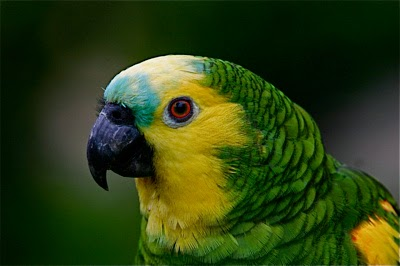
#> input picture papagaio.jpg, 400 x 266 px
$ jupyter execute Exercicio_27.02.2016_01.ipynb   (shell and % lines are left out)
#> lines starting #> are read from the running program, lines starting #| are printed output that depends on the picture
# Expressões Lâmbdas

[cell 1]
def size_each(words):
    return [len(w) for w in words]

[cell 2]
words = ['look', 'so', 'car', 'ice', 'melted']

[cell 3]
size_each(words)

[cell 4]
size_each = lambda words: [len(w) for w in words]

[cell 5]
size_each(words)

[cell 6]
teste = actfunc=lambda x: x

[cell 7]
a = 'arroz'

[cell 8]
teste(a)

[cell 9]
b = [3,4,5]

[cell 10]
teste(b)

# Gráficos

[cell 11]
x = [100,100,400,400]
y = [200,500,200,500]

[cell 12]
import matplotlib.pyplot as plt

[cell 13]
plt.plot(x,y)
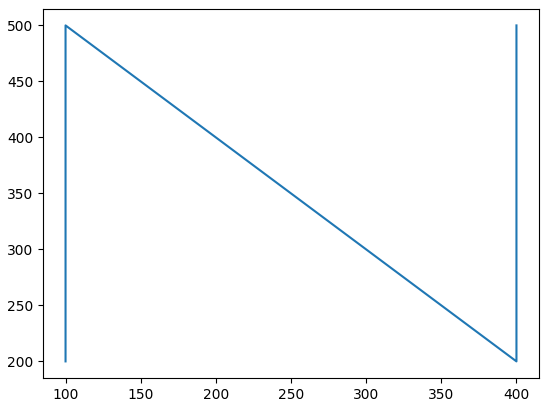
#> figure drawn by matplotlib, 1 panel

# Imagens

[cell 14]
from PIL import Image

[cell 15]
pil_im = Image.open('papagaio.jpg')
#> pil_im is the input picture: PIL image 400x266 RGB; mean R, G, B 45.4, 63, 19

[cell 16]
pil_im

[cell 17]
pil_im = Image.open('papagaio.jpg').convert('L')
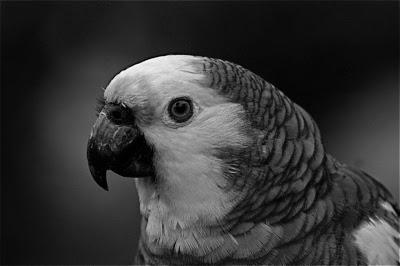
#> pil_im: PIL image 400x266 L; min 0, max 252, mean 52.7
